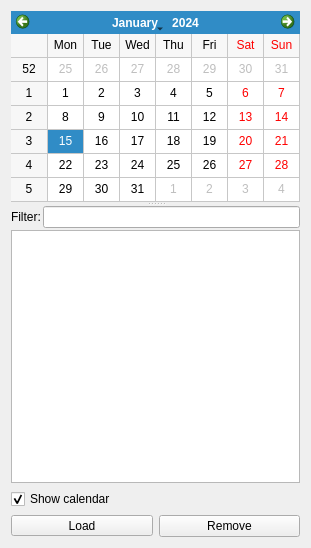
<?xml version="1.0" encoding="UTF-8"?>
<ui version="4.0">
 <class>RemoteEntriesWidget</class>
 <widget class="QWidget" name="RemoteEntriesWidget">
  <property name="geometry">
   <rect>
    <x>0</x>
    <y>0</y>
    <width>311</width>
    <height>548</height>
   </rect>
  </property>
  <property name="windowTitle">
   <string>Form</string>
  </property>
  <layout class="QGridLayout" name="gridLayout">
   <item row="0" column="0">
    <widget class="QSplitter" name="RemoteEntriesCalendarSplitter_">
     <property name="orientation">
      <enum>Qt::Vertical</enum>
     </property>
     <widget class="LeechCraft::Blogique::CalendarWidget" name="RemoteEntriesCalendar_">
      <property name="firstDayOfWeek">
       <enum>Qt::Monday</enum>
      </property>
      <property name="gridVisible">
       <bool>true</bool>
      </property>
      <property name="dateEditEnabled">
       <bool>false</bool>
      </property>
     </widget>
     <widget class="QWidget" name="layoutWidget">
      <layout class="QVBoxLayout" name="verticalLayout_2">
       <property name="spacing">
        <number>2</number>
       </property>
       <item>
        <layout class="QHBoxLayout" name="horizontalLayout_4">
         <item>
          <widget class="QLabel" name="label_3">
           <property name="text">
            <string>Filter:</string>
           </property>
          </widget>
         </item>
         <item>
          <widget class="QLineEdit" name="RemoteEntriesFilter_"/>
         </item>
        </layout>
       </item>
       <item>
        <widget class="QTreeView" name="RemoteEntriesView_">
         <property name="sizePolicy">
          <sizepolicy hsizetype="Minimum" vsizetype="Expanding">
           <horstretch>0</horstretch>
           <verstretch>0</verstretch>
          </sizepolicy>
         </property>
         <property name="alternatingRowColors">
          <bool>true</bool>
         </property>
         <property name="rootIsDecorated">
          <bool>false</bool>
         </property>
        </widget>
       </item>
      </layout>
     </widget>
    </widget>
   </item>
   <item row="1" column="0">
    <widget class="QCheckBox" name="CalendarVisibility_">
     <property name="text">
      <string>Show calendar</string>
     </property>
     <property name="checked">
      <bool>true</bool>
     </property>
    </widget>
   </item>
   <item row="2" column="0">
    <layout class="QHBoxLayout" name="horizontalLayout_7" stretch="0,0">
     <item>
      <widget class="QToolButton" name="LoadRemoteEntries_">
       <property name="sizePolicy">
        <sizepolicy hsizetype="Minimum" vsizetype="Fixed">
         <horstretch>0</horstretch>
         <verstretch>0</verstretch>
        </sizepolicy>
       </property>
       <property name="toolTip">
        <string>Show last entries.</string>
       </property>
       <property name="text">
        <string>Load</string>
       </property>
       <property name="popupMode">
        <enum>QToolButton::InstantPopup</enum>
       </property>
      </widget>
     </item>
     <item>
      <widget class="QPushButton" name="RemoveRemoteEntry_">
       <property name="toolTip">
        <string>Post will be removed from local storage and from user's blog.</string>
       </property>
       <property name="text">
        <string>Remove</string>
       </property>
      </widget>
     </item>
    </layout>
   </item>
  </layout>
 </widget>
 <customwidgets>
  <customwidget>
   <class>LeechCraft::Blogique::CalendarWidget</class>
   <extends>QCalendarWidget</extends>
   <header>calendarwidget.h</header>
  </customwidget>
 </customwidgets>
 <resources/>
 <connections>
  <connection>
   <sender>CalendarVisibility_</sender>
   <signal>toggled(bool)</signal>
   <receiver>RemoteEntriesCalendar_</receiver>
   <slot>setVisible(bool)</slot>
   <hints>
    <hint type="sourcelabel">
     <x>59</x>
     <y>494</y>
    </hint>
    <hint type="destinationlabel">
     <x>51</x>
     <y>161</y>
    </hint>
   </hints>
  </connection>
 </connections>
</ui>
